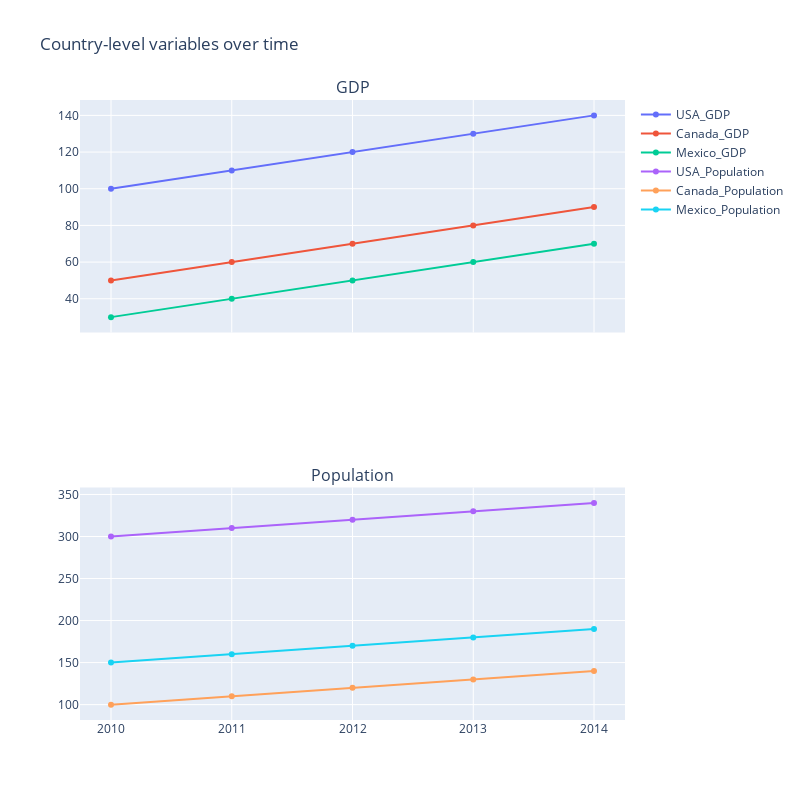

Notebook code for this chart:
### Code cell
import pandas as pd
import plotly.graph_objects as go
from plotly.subplots import make_subplots

# Sample dataframe with country level variables
data = {'Year': [2010, 2011, 2012, 2013, 2014],
        'USA_GDP': [100, 110, 120, 130, 140],
        'USA_Population': [300, 310, 320, 330, 340],
        'Canada_GDP': [50, 60, 70, 80, 90],
        'Canada_Population': [100, 110, 120, 130, 140],
        'Mexico_GDP': [30, 40, 50, 60, 70],
        'Mexico_Population': [150, 160, 170, 180, 190]}
df = pd.DataFrame(data)

# Set up subplots
fig = make_subplots(rows=2, cols=1, shared_xaxes=True,
                    subplot_titles=('GDP', 'Population'))

# Loop over country columns and add traces to subplots
for col in df.filter(regex='_GDP'):
    fig.add_trace(go.Scatter(x=df['Year'], y=df[col], name=col),
                  row=1, col=1)

for col in df.filter(regex='_Population'):
    fig.add_trace(go.Scatter(x=df['Year'], y=df[col], name=col),
                  row=2, col=1)

fig.update_layout(title='Country-level variables over time',
                  height=800, width=800)

fig.show()

### Figure 1 — Plotly figure (JSON) as saved in the notebook; plotly's stock layout.template omitted (floating-point values rounded to 4 significant figures)
{"data": [{"name": "USA_GDP", "type": "scatter", "x": [2010, 2011, 2012, 2013, 2014], "xaxis": "x", "y": [100, 110, 120, 130, 140], "yaxis": "y"}, {"name": "Canada_GDP", "type": "scatter", "x": [2010, 2011, 2012, 2013, 2014], "xaxis": "x", "y": [50, 60, 70, 80, 90], "yaxis": "y"}, {"name": "Mexico_GDP", "type": "scatter", "x": [2010, 2011, 2012, 2013, 2014], "xaxis": "x", "y": [30, 40, 50, 60, 70], "yaxis": "y"}, {"name": "USA_Population", "type": "scatter", "x": [2010, 2011, 2012, 2013, 2014], "xaxis": "x2", "y": [300, 310, 320, 330, 340], "yaxis": "y2"}, {"name": "Canada_Population", "type": "scatter", "x": [2010, 2011, 2012, 2013, 2014], "xaxis": "x2", "y": [100, 110, 120, 130, 140], "yaxis": "y2"}, {"name": "Mexico_Population", "type": "scatter", "x": [2010, 2011, 2012, 2013, 2014], "xaxis": "x2", "y": [150, 160, 170, 180, 190], "yaxis": "y2"}], "layout": {"annotations": [{"font": {"size": 16}, "showarrow": false, "text": "GDP", "x": 0.5, "xanchor": "center", "xref": "paper", "y": 1, "yanchor": "bottom", "yref": "paper"}, {"font": {"size": 16}, "showarrow": false, "text": "Population", "x": 0.5, "xanchor": "center", "xref": "paper", "y": 0.375, "yanchor": "bottom", "yref": "paper"}], "height": 800, "title": {"text": "Country-level variables over time"}, "width": 800, "xaxis": {"anchor": "y", "domain": [0, 1], "matches": "x2", "showticklabels": false}, "xaxis2": {"anchor": "y2", "domain": [0, 1]}, "yaxis": {"anchor": "x", "domain": [0.625, 1]}, "yaxis2": {"anchor": "x2", "domain": [0, 0.375]}}}
